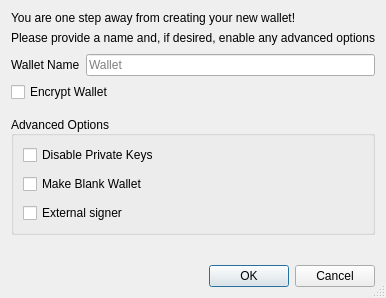
<?xml version="1.0" encoding="UTF-8"?>
<ui version="4.0">
 <class>CreateWalletDialog</class>
 <widget class="QDialog" name="CreateWalletDialog">
  <property name="geometry">
   <rect>
    <x>0</x>
    <y>0</y>
    <width>371</width>
    <height>298</height>
   </rect>
  </property>
  <property name="windowTitle">
   <string>Create Wallet</string>
  </property>
  <property name="sizeGripEnabled">
   <bool>true</bool>
  </property>
  <layout class="QVBoxLayout" name="verticalLayout">
   <item>
    <widget class="QLabel" name="label_description">
     <property name="sizePolicy">
      <sizepolicy hsizetype="Preferred" vsizetype="Preferred">
       <horstretch>0</horstretch>
       <verstretch>0</verstretch>
      </sizepolicy>
     </property>
     <property name="text">
      <string>You are one step away from creating your new wallet!</string>
     </property>
     <property name="alignment">
      <set>Qt::AlignLeading|Qt::AlignLeft|Qt::AlignVCenter</set>
     </property>
     <property name="wordWrap">
      <bool>false</bool>
     </property>
    </widget>
   </item>
   <item>
    <widget class="QLabel" name="label_subdescription">
     <property name="text">
      <string>Please provide a name and, if desired, enable any advanced options</string>
     </property>
    </widget>
   </item>
   <item>
    <spacer name="verticalSpacer">
     <property name="orientation">
      <enum>Qt::Vertical</enum>
     </property>
     <property name="sizeType">
      <enum>QSizePolicy::Fixed</enum>
     </property>
     <property name="sizeHint" stdset="0">
      <size>
       <width>20</width>
       <height>3</height>
      </size>
     </property>
    </spacer>
   </item>
   <item>
    <layout class="QHBoxLayout" name="horizontalLayout">
     <item>
      <widget class="QLabel" name="wallet_name_label">
       <property name="text">
        <string>Wallet Name</string>
       </property>
      </widget>
     </item>
     <item>
      <widget class="QLineEdit" name="wallet_name_line_edit">
       <property name="minimumSize">
        <size>
         <width>262</width>
         <height>0</height>
        </size>
       </property>
       <property name="placeholderText">
        <string>Wallet</string>
       </property>
      </widget>
     </item>
    </layout>
   </item>
   <item>
    <widget class="QCheckBox" name="encrypt_wallet_checkbox">
     <property name="toolTip">
      <string>Encrypt the wallet. The wallet will be encrypted with a passphrase of your choice.</string>
     </property>
     <property name="text">
      <string>Encrypt Wallet</string>
     </property>
     <property name="checked">
      <bool>false</bool>
     </property>
    </widget>
   </item>
   <item>
    <spacer name="verticalSpacer_1">
     <property name="orientation">
      <enum>Qt::Vertical</enum>
     </property>
     <property name="sizeType">
      <enum>QSizePolicy::Fixed</enum>
     </property>
     <property name="sizeHint" stdset="0">
      <size>
       <width>20</width>
       <height>8</height>
      </size>
     </property>
    </spacer>
   </item>
   <item>
    <widget class="QGroupBox" name="groupBox">
     <property name="title">
      <string>Advanced Options</string>
     </property>
     <property name="alignment">
      <set>Qt::AlignLeading|Qt::AlignLeft|Qt::AlignVCenter</set>
     </property>
     <property name="flat">
      <bool>false</bool>
     </property>
     <property name="checkable">
      <bool>false</bool>
     </property>
     <layout class="QVBoxLayout" name="verticalLayout_groupbox">
      <property name="spacing">
       <number>9</number>
      </property>
      <item>
       <widget class="QCheckBox" name="disable_privkeys_checkbox">
        <property name="enabled">
         <bool>true</bool>
        </property>
        <property name="toolTip">
         <string>Disable private keys for this wallet. Wallets with private keys disabled will have no private keys and cannot have an HD seed or imported private keys. This is ideal for watch-only wallets.</string>
        </property>
        <property name="text">
         <string>Disable Private Keys</string>
        </property>
       </widget>
      </item>
      <item>
       <widget class="QCheckBox" name="blank_wallet_checkbox">
        <property name="toolTip">
         <string>Make a blank wallet. Blank wallets do not initially have private keys or scripts. Private keys and addresses can be imported, or an HD seed can be set, at a later time.</string>
        </property>
        <property name="text">
         <string>Make Blank Wallet</string>
        </property>
       </widget>
      </item>
      <item>
       <widget class="QCheckBox" name="external_signer_checkbox">
        <property name="toolTip">
         <string>Use an external signing device such as a hardware wallet. Configure the external signer script in wallet preferences first.</string>
        </property>
        <property name="text">
         <string>External signer</string>
        </property>
       </widget>
      </item>
     </layout>
    </widget>
   </item>
   <item>
    <spacer name="verticalSpacer_2">
     <property name="orientation">
      <enum>Qt::Vertical</enum>
     </property>
     <property name="sizeHint" stdset="0">
      <size>
       <width>20</width>
       <height>0</height>
      </size>
     </property>
    </spacer>
   </item>
   <item>
    <widget class="QDialogButtonBox" name="buttonBox">
     <property name="orientation">
      <enum>Qt::Horizontal</enum>
     </property>
     <property name="standardButtons">
      <set>QDialogButtonBox::Cancel|QDialogButtonBox::Ok</set>
     </property>
    </widget>
   </item>
  </layout>
 </widget>
 <tabstops>
  <tabstop>wallet_name_line_edit</tabstop>
  <tabstop>encrypt_wallet_checkbox</tabstop>
  <tabstop>disable_privkeys_checkbox</tabstop>
  <tabstop>blank_wallet_checkbox</tabstop>
  <tabstop>external_signer_checkbox</tabstop>
 </tabstops>
 <resources/>
 <connections>
  <connection>
   <sender>buttonBox</sender>
   <signal>accepted()</signal>
   <receiver>CreateWalletDialog</receiver>
   <slot>accept()</slot>
   <hints>
    <hint type="sourcelabel">
     <x>248</x>
     <y>254</y>
    </hint>
    <hint type="destinationlabel">
     <x>157</x>
     <y>274</y>
    </hint>
   </hints>
  </connection>
  <connection>
   <sender>buttonBox</sender>
   <signal>rejected()</signal>
   <receiver>CreateWalletDialog</receiver>
   <slot>reject()</slot>
   <hints>
    <hint type="sourcelabel">
     <x>316</x>
     <y>260</y>
    </hint>
    <hint type="destinationlabel">
     <x>286</x>
     <y>274</y>
    </hint>
   </hints>
  </connection>
 </connections>
</ui>
